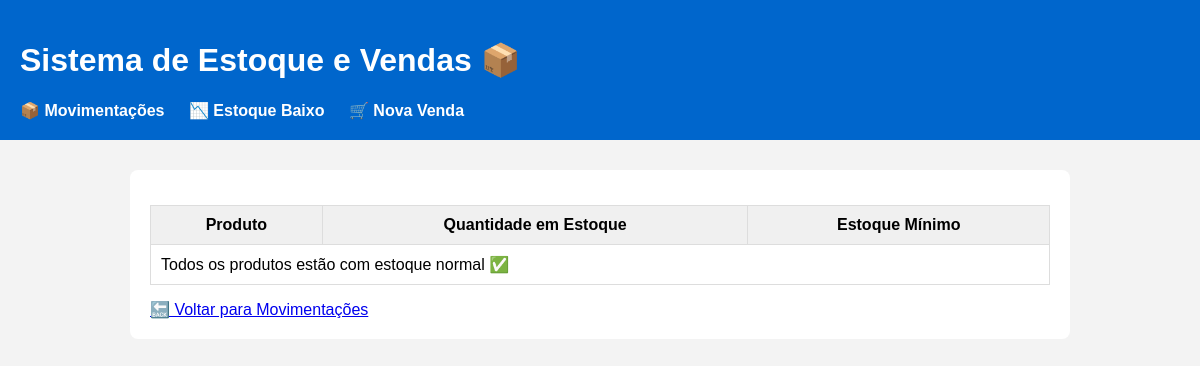
The app's page /relatorio/estoque-baixo/, older data.
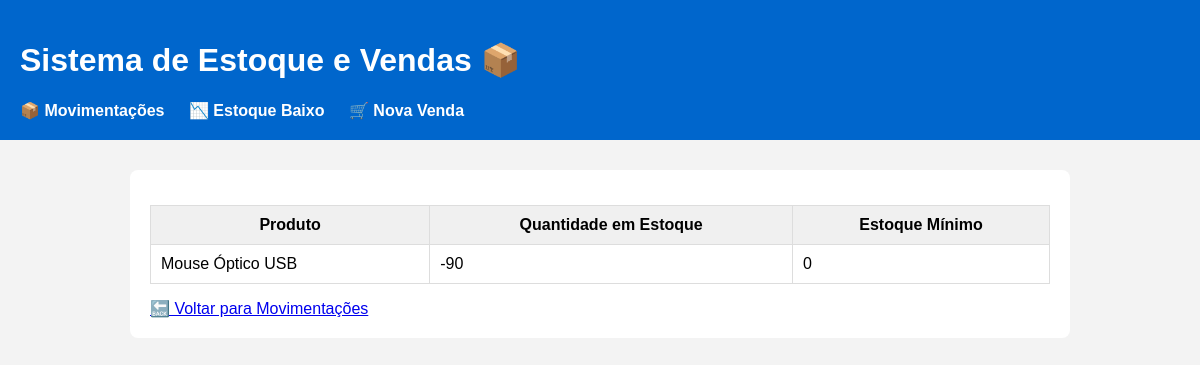
The same page, newer data.
### core/models.py (models this page shows, shortened)
class Produto(models.Model):
    nome = models.CharField(max_length=100)
    descricao = models.TextField(blank=True)
    preco = models.DecimalField(max_digits=10, decimal_places=2)
    quantidade_estoque = models.IntegerField()
    estoque_minimo = models.IntegerField(default=0)
    fornecedor = models.ForeignKey(Fornecedor, on_delete=models.CASCADE)
    data_cadastro = models.DateField(auto_now_add=True)

### core/views.py (the view)
# urls.py: path('relatorio/estoque-baixo/', views.relatorio_estoque_baixo, name='relatorio_estoque_baixo'),
def relatorio_estoque_baixo(request):
    produto_baixo_estoque = Produto.objects.filter(quantidade_estoque__lt=models.F('estoque_minimo'))
    return render(request, 'core/relatorio_estoque_baixo.html', {'produtos': produto_baixo_estoque})

### core/templates/core/relatorio_estoque_baixo.html (shortened to what this page needs)
{% extends 'core/base.html' %}
{% block content %}
<table border="1" cellpadding="5">
    <tr>
        <th>Produto</th>
        <th>Quantidade em Estoque</th>
        <th>Estoque Mínimo</th>
    </tr>
    {% for produto in produtos %}
    <tr>
        <td>{{ produto.nome }}</td>
        <td>{{ produto.quantidade_estoque }}</td>
        <td>{{ produto.estoque_minimo }}</td>
    </tr>
    {% empty %}
    <tr>
        <td colspan="3">Todos os produtos estão com estoque normal ✅</td>
    </tr>
    {% endfor %}
</table>
<a href="{% url 'movimentacoes_estoque' %}">🔙 Voltar para Movimentações</a>
{% endblock %}

Row changes from the older to the newer data that the page shows:
now on this page (row edited): Produto: nome "Mouse Óptico USB", quantidade_estoque "-90", estoque_minimo "0"
Text that changed along with them:
text no longer shown: "Todos os produtos estão com estoque normal ✅"
